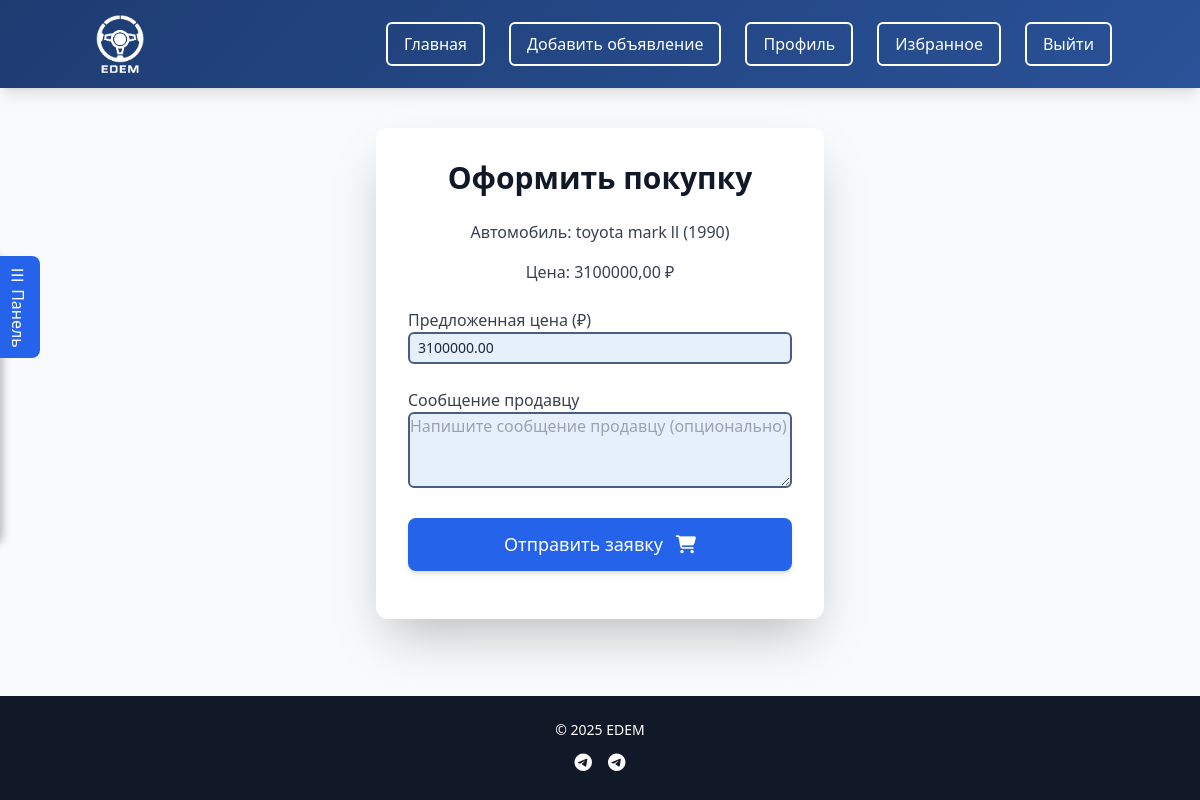
Page /purchase/1/ (signed in) on the committed database.
### cars/models.py (models this page shows, shortened)
class Car(models.Model):
    FUEL_TYPE_CHOICES = [
        ('Бензин', 'Бензин'),
        ('Дизель', 'Дизель'),
        ('Электрическая', 'Электрическая'),
        ('Гибрид', 'Гибрид'),
        ('Газ', 'Газ'),
    ]
    TRANSMISSION_CHOICES = [
        ('Механическая', 'Механическая'),
        ('Автоматическая', 'Автоматическая'),
        ('Робот', 'Робот'),
        ('Вариатор', 'Вариатор'),
    ]
    CONDITION_CHOICES = [
        ('new', 'Новый'),
        ('used', 'Б/у'),
    ]
    user = models.ForeignKey(User, on_delete=models.CASCADE)
    brand = models.CharField(max_length=100)
    model = models.CharField(max_length=100)
    year = models.PositiveIntegerField()
    price = models.DecimalField(max_digits=12, decimal_places=2)
    mileage = models.PositiveIntegerField()
    engine_capacity = models.DecimalField(max_digits=4, decimal_places=1)
    fuel_type = models.CharField(max_length=50, choices=FUEL_TYPE_CHOICES)
    transmission = models.CharField(max_length=50, choices=TRANSMISSION_CHOICES)
    color = models.CharField(max_length=50, blank=True, null=True)
    description = models.TextField()
    created_at = models.DateTimeField(default=timezone.now)
    is_sold = models.BooleanField(default=False)
    condition = models.CharField(max_length=20, choices=CONDITION_CHOICES, default='used')

### cars/views.py (the view)
# urls.py: path('purchase/<int:car_id>/', views.purchase_car, name='purchase_car'),
@login_required
def purchase_car(request, car_id):
    car = get_object_or_404(Car, id=car_id)
    if request.user == car.user:
        messages.error(request, 'Вы не можете купить свой собственный автомобиль.')
        return redirect('car_detail', car_id=car.id)
    if car.is_sold:
        messages.error(request, 'Этот автомобиль уже продан.')
        return redirect('car_detail', car_id=car.id)
    if PurchaseRequest.objects.filter(car=car, buyer=request.user, status='В ожидании').exists():
        messages.error(request, 'Вы уже подали заявку на покупку этого автомобиля.')
        return redirect('car_detail', car_id=car.id)
    if request.method == 'POST' and request.headers.get('X-Requested-With') == 'XMLHttpRequest':
        form = PurchaseForm(request.POST)
        if form.is_valid():
            offered_price = form.cleaned_data.get('offered_price') or car.price
            if request.user.balance < offered_price:
                return JsonResponse({'status': 'error', 'message': 'Недостаточно средств на балансе для покупки.'}, status=400)
            purchase_request = form.save(commit=False)
            purchase_request.car = car
            purchase_request.buyer = request.user
            purchase_request.seller = car.user
            purchase_request.is_read = False
            purchase_request.save()
            messages.success(request, 'Заявка на покупку отправлена продавцу!')
            return JsonResponse({'status': 'success', 'message': 'Заявка на покупку отправлена!'})
        return JsonResponse({'status': 'error', 'errors': form.errors}, status=400)
    else:
        form = PurchaseForm(initial={'offered_price': car.price})
    return render(request, 'purchase_car.html', {'form': form, 'car': car})

### cars/forms.py (shortened to what this page needs)
class PurchaseForm(forms.ModelForm):
    class Meta:
        model = PurchaseRequest
        fields = ['offered_price', 'message']
        labels = {
            'offered_price': 'Предложенная цена (₽)',
            'message': 'Сообщение продавцу',
        }
        widgets = {
            'message': forms.Textarea(attrs={'rows': 3, 'placeholder': 'Напишите сообщение продавцу (опционально)'}),
        }

### templates/purchase_car.html (shortened to what this page needs)
{% extends 'base.html' %}
{% load static %}
{% block content %}
<div class="max-w-md mx-auto bg-white rounded-xl shadow-2xl p-6 md:p-8 fade-in">
    <h2 class="text-2xl md:text-3xl font-extrabold text-gray-900 mb-6 text-center">Оформить покупку</h2>
    <p class="text-gray-700 mb-4 text-center">Автомобиль: {{ car.brand }} {{ car.model }} ({{ car.year }})</p>
    <p class="text-gray-700 mb-4 text-center">Цена: {{ car.price }} ₽</p>
    <form method="post" id="purchaseForm" class="space-y-6">
        {% for field in form %}
        <div>
            <label class="block text-gray-700 font-medium text-sm md:text-base">{{ field.label }}</label>
            {{ field }}
        </div>
        {% endfor %}
        <button type="submit" class="w-full bg-blue-600 text-white p-3 rounded-lg hover:bg-blue-700 transition-all text-base md:text-lg shadow-md hover:shadow-lg">
            Отправить заявку <i class="fas fa-shopping-cart ml-2 text-lg"></i>
        </button>
    </form>
</div>
{% endblock %}

### static/css/style.css (style rules this page uses)
.fade-in { animation: fadeIn 0.5s ease-in; }
html, body { height: 100%; margin: 0; }
body { display: flex; flex-direction: column; min-height: 100vh; }
input[type="text"], input[type="email"], input[type="tel"], input[type="password"], input[type="number"], input[type="url"], select, textarea { width: 100%; padding: 0.25rem 0.5rem; background-color: #e6f0fa; border: 2px solid #4b5e7d; border-radius: 0.375rem; outline: none; font-size: 0.875rem; line-height: 1.25rem; transition: border-color 0.3s, box-shadow 0.3s; height: auto; }
button.bg-blue-600 i, button.bg-red-500 i { transition: transform 0.2s ease; }

### templates/base.html (style rules this page uses)
.fade-in { animation: fadeIn 0.5s ease-in; }
html, body { height: 100%; margin: 0; }
body { display: flex; flex-direction: column; min-height: 100vh; }
input[type="text"], input[type="email"], input[type="tel"], input[type="password"], input[type="number"], input[type="url"], select, textarea { width: 100%; padding: 0.25rem 0.5rem; background-color: #e6f0fa; border: 2px solid #4b5e7d; border-radius: 0.375rem; outline: none; font-size: 0.875rem; line-height: 1.25rem; transition: border-color 0.3s, box-shadow 0.3s; height: auto; }

### rows in the picture
Car: brand "toyota", model "mark ll", year "1990", price "3100000,00"

### other values in the picture
{{ field.label }} "Предложенная цена (₽)" "Сообщение продавцу"
